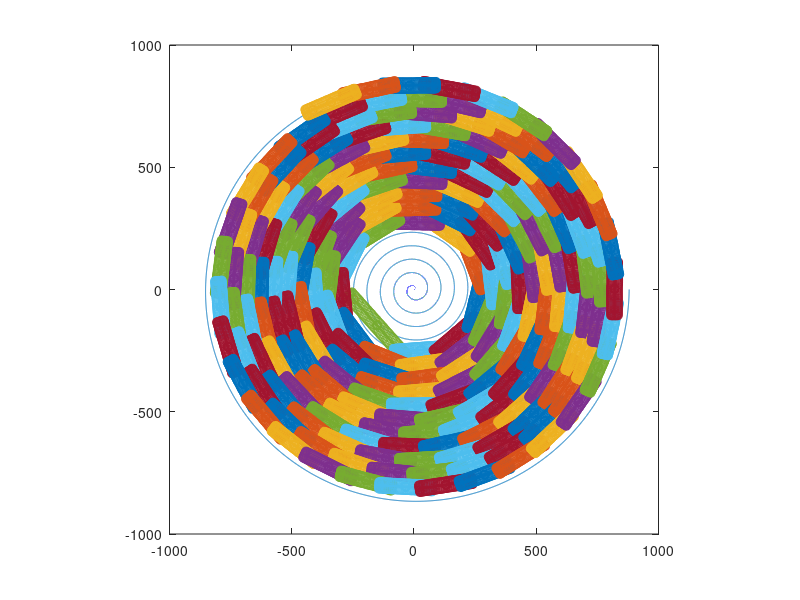

This figure's MATLAB source:
clear;clc;close all;
% 通过对重叠区域的绘图+判断，模拟出碰撞时间点，
% 先进行大步长搜索，缩小范围，再进行小步长搜索。在小步长中，本代码对404~407s搜索，发现406s恰碰撞
% 函数
function [x,y] = P2N(rho,theta)
% 极坐标化直角坐标
x=rho.*cos(theta);
y=rho.*sin(theta);
end

function P2=Get_index(P1,L,pos_all,e,loop_num,long)
recent=pos_all(:,P1);
dist=sqrt(sum((recent-pos_all).^2));
get=abs(dist-L);
get(1:P1)=get(1:P1)+L;
if P1+floor(loop_num/2)<=long
    get(P1+floor(loop_num/2):end)=get(P1+floor(loop_num/2):end)+L;
end
get_min=min(get);
if get_min>e*20
        P2=-1;
else
    P2=find(get_min==get);
end



end

%% 螺线设置
% 圈数
loop=16;
% 最大角度
Maxtheta=loop*2*pi;
% 螺线点数
long=100000; %10w外圈有1cm误差
% 圈点数
loop_num=floor(long/loop);
% 外圈误差
a=55/(2*pi);
disp('外圈误差：')
e=Maxtheta*a*2*pi/loop_num

% 坐标设置
theta=linspace(0,Maxtheta,long);
rho=theta*a;
[x,y]=P2N(rho,theta);
pos_all=[x;y];

% 网格设置
net_num=10;
net_max=ceil(max(x))+20;


%% 龙头设置/离散化
len=a*(theta.*sqrt(theta.^2+1)/2+log(theta+sqrt(theta.^2+1))/2);
% 龙头时间
t=404:1:407;
v=100;
pos=len(end)
pos=pos*ones(1,length(t))-v.*t;
pos(end)
pos_index=zeros(1,length(pos));
% 板凳龙参数
r=27.5;
L0=341-r*2;
L=220-r*2;
w=30;

% 龙头时刻指标
for i =1:length(pos)
    dif=abs(len-pos(i));
    dif_min=min(dif);
    pos_index(i)=find(dif==dif_min);
end

% 龙头时刻坐标
pos_P=[rho(pos_index);theta(pos_index)];
[x,y]=P2N(pos_P(1,:),pos_P(2,:));
pos_N=[x;y];
%% 时刻计算


% 计算各把手坐标
for i=1:length(t) 
    body_index=zeros(1,224);
    body_index(1)=pos_index(i);
    % 计算第二把手坐标
    body_index(2)=Get_index(body_index(1),L0,pos_all,e,loop_num,long);
    if body_index(2)==-1
        disp('此节结束')
        disp(['龙长:',num2str(0)])
        continue
    end
    % 计算龙身+龙尾把手坐标
    for j=2:223
        body_index(j+1)=Get_index(body_index(j),L,pos_all,e,loop_num,long);
        if body_index(j+1)==-1
            disp('此节结束')
            break
        end
    end
    
    % 绘图
    [x,y]=P2N(rho,theta);
    plot(x,y)
    hold on
    axis square
    if find(body_index==-1)
        body_index=body_index(1:find(body_index==-1)-1);
    end
    plot(x(body_index),y(body_index),'-o','LineWidth',1)
    hold off
    disp(['t=',num2str(t(i)),'龙长:',num2str(length(body_index)-1)])

    for j = 1:length(body_index)-1
        pos1=[x(body_index(j)),y(body_index(j))];
        pos2=[x(body_index(j+1)),y(body_index(j+1))];
        vector12=pos1-pos2;
        vector12=vector12/norm(vector12);
        H=(pos1+pos2)/2;
        % 转换矩阵
        T=[
            vector12(1), vector12(2);
            -vector12(2), vector12(1)];
        % 网格
        net_y=linspace(-w/2,w/2,net_num);
        if j==1
            net_x=linspace(-(L0+2*r)/2,(L0+2*r)/2,net_num*5);
        else
            net_x=linspace(-(L+2*r)/2,(L+2*r)/2,net_num*5);
        end
        PNet=zeros(2,net_num*net_num);
        for m=net_x
            for n=net_y
                if abs(m)==max(net_x) || abs(n)==max(net_y)
                    PNet=[PNet,[m;n]];
                end
            end
        end
        PNet=floor(T'*PNet+H');

        hold on
        scatter(PNet(1,:),PNet(2,:))
        pause(0.0001)
        if j==1
            net_point1=PNet;
        end
        if j>2
            net_point2=PNet;
            for k=1:length(net_point2)
                if sum(find(sum(abs(net_point2(:,k)-net_point1))<=1))>1
                    disp('发现重叠')
                    disp(['与第',num2str(j-1),'个龙身发生碰撞'])
                    
                    break;
                end
            end
        end

    end
    hold off
end
%%



